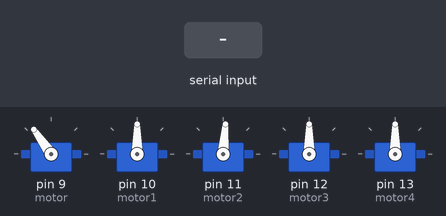
This sketch was run on a simulated Arduino Uno, built with avr-gcc and run on an emulated ATmega328P. Shown: 5 × servo. The inputs (shaded band) are chosen by the test bench.

Above: at 1.2 s.
1.3 s: "30,150\n" received over Serial
At 2.2 s:
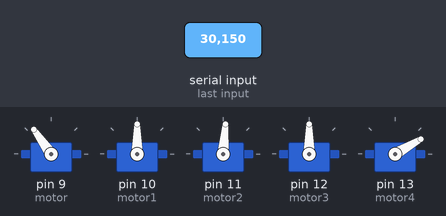
2.8 s: "5\n" received over Serial
At 3.3 s:
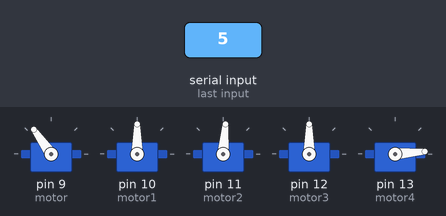
4.3 s: "200\n" received over Serial
At 5.5 s:
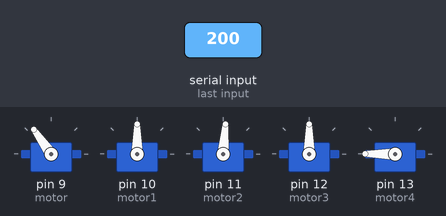
5.8 s: "90,45\n" received over Serial
At 6.8 s:
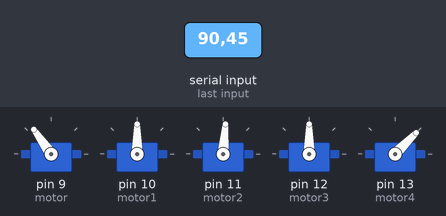
7.3 s: "90\n" received over Serial
At 7.9 s:
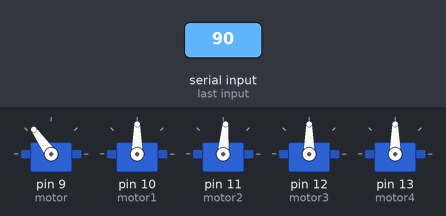
Timing chart, 0 to 9.8 s (numbered marks = the images above; inputs shaded):
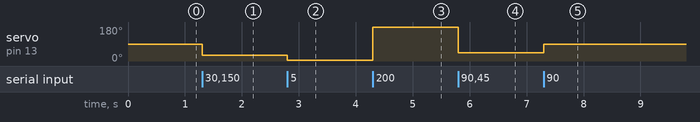

The sketch:

simple_servo_control.ino
```cpp
#include <Servo.h>

Servo motor;

Servo motor1;
Servo motor2;
Servo motor3;
Servo motor4;

void setup() {
  // put your setup code here, to run once:
  motor.attach(9);
  motor.write(125);

  motor1.attach(10);
  motor1.write(90);

  motor2.attach(11);
  motor2.write(85);

  motor3.attach(12);
  motor3.write(90);

  motor4.attach(13);
  motor4.write(90);

  Serial.begin(115200);
  Serial.setTimeout(1);

}

void loop() {
  // put your main code here, to run repeatedly:

  if(Serial.available())
  {
    int angle = Serial.readString().toInt();
    motor4.write(angle);

  }
  delay(0.1);

}
```

Measured:
- after the input at 1.3 s, servo on pin 13 (motor4): 90° → 30° at once
- after the input at 2.8 s, servo on pin 13 (motor4): 30° → 5° at once
- after the input at 4.3 s, servo on pin 13 (motor4): 5° → 180° at once
- after the input at 5.8 s, servo on pin 13 (motor4): 180° → 45° at once
- after the input at 7.3 s, servo on pin 13 (motor4): 45° → 90° at once
